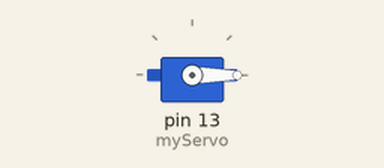
Recording of a sketch running on a simulated Arduino Uno, built with avr-gcc and run on an emulated ATmega328P. On the bench: servo.

Above: at 0.05 s.
At 4.0 s:
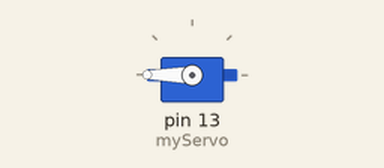
Timing chart, 0 to 5.2 s (numbered marks = the images above):
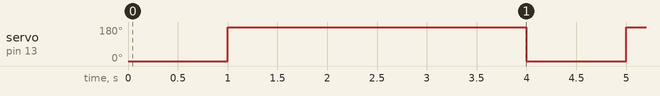

Measured:
- by itself, servo on pin 13 (myServo): alternates 180° for 3.0 s and 0° for 1.0 s

The sketch:

sketch_jun13a.ino
```cpp
#include <Servo.h> //load servo library

Servo myServo; //initialize myServo object

void setup() {
  myServo.attach(13);//attach servo controller to pin 13
}

void loop() {
  myServo.write(0);//position motor at 0 degrees
  delay(1000); //wait 1000milliseconds
  myServo.write(180);//position motor to 180 degrees
  delay(3000);//wait 3 seconds
}
```
